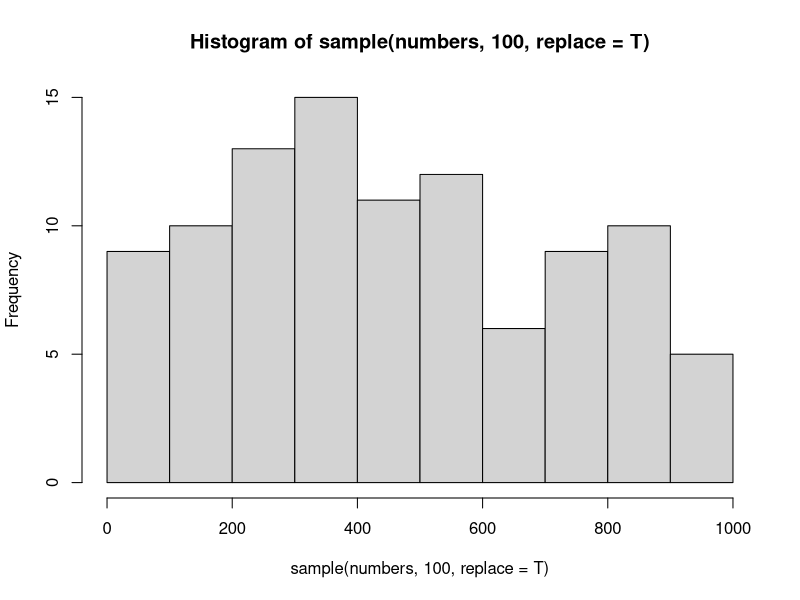

Source code (R):
## ---- chunk 1
numbers <- 1:1000

# This will print the first 10 elements of the vector numbers
numbers[1:10]

# This will plot a histogram of 100 random elements of the vector numbers
hist(sample(numbers, 100, replace = T))
